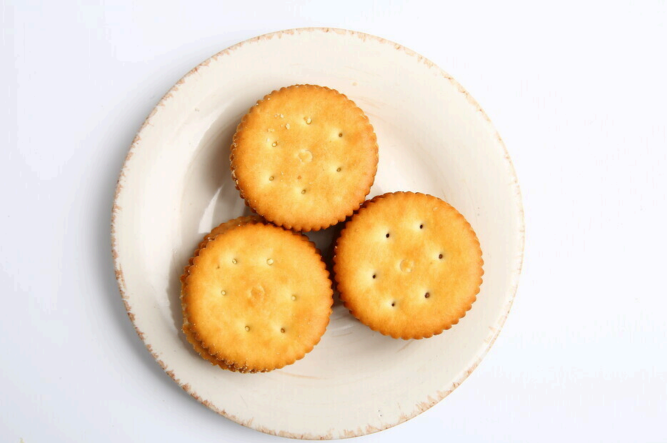
//> input picture resource/test.png, 1333 x 886 px (shown at 1/2 size)
$ ./main   (built with g++ and OpenCV 4)
//> lines starting //> are read from the running program, lines starting //| are printed output that depends on the picture; after the words box and inside, x2 and y2 are one past the last pixel; in counts of white or black regions, pixels touching at a corner belong together
#include <opencv2/opencv.hpp>
#include <iostream>
#include <string>
#include <vector>

using namespace cv;
using namespace std;
// 任务一；霍夫圆检测
// 任务一的滑动条参数
int g_minDist   = 137;
int g_param1    = 17;
int g_param2    = 76;
int g_minRadius = 10;
int g_maxRadius = 460;


Mat g_img;
Mat g_blurred;
Mat g_result;

static const char* kWinName = "Hough Circle Result";

void onTrackbar(int, void*) {

    g_result = g_img.clone();

    vector<Vec3f> circles;
    HoughCircles(g_blurred, circles, HOUGH_GRADIENT,
                 1, g_minDist, g_param1, g_param2, g_minRadius, g_maxRadius);
    // 按半径从大到小排序
    sort(circles.begin(), circles.end(), [](const Vec3f& a, const Vec3f& b) {
        return a[2] > b[2];
    });
    //绘制圆和文字
    Scalar textColor;
    double fontScale;
    int thickness;
    for (size_t i=0;i<circles.size();i++){
        Point center(cvRound(circles[i][0]), cvRound(circles[i][1]));
        int radius = cvRound(circles[i][2]);
        circle(g_result, center, radius, Scalar(255, 0, 0), 3);
        circle(g_result, center, 3, Scalar(0, 0, 255), -1);
        bool isPlate = (i==0);
        string text =(isPlate)?"plate":"cookie";
        if (isPlate) {
            textColor = Scalar(0, 165, 255);
            fontScale = radius / 150.0;
            thickness = max(2, (int)(fontScale * 2));
        } else {
            textColor = Scalar(0, 255, 0);
            fontScale = radius / 100.0;
            thickness = max(1, (int)(fontScale * 2));
        }

        int baseline=0;
        Size textSize=getTextSize(text,FONT_HERSHEY_SIMPLEX,fontScale,thickness,&baseline);
        int x=center.x-textSize.width/2;
        int y=center.y+textSize.height/2;
        if (isPlate) {
            y -= (radius-35);
        }
        putText(g_result,text,Point(x,y),FONT_HERSHEY_SIMPLEX,fontScale,textColor,thickness);
    }
    putText(g_result, "circles: " + to_string(circles.size()), Point(20, 40),
            FONT_HERSHEY_SIMPLEX, 1.0, Scalar(0, 255, 0), 2);

    imshow(kWinName, g_result);

}

int main() {
    Mat img = imread("resource/test.png");
//> img is the input picture: 886 rows x 1333 cols, CV_8UC3; mean B, G, R 202.5, 221.1, 235.8
    // Check for failure
    if (img.empty()) {
        cout << "Could not read the image" << endl;
        return -1;
    }

    //预处理图片
    Mat gray;
    // 转灰度图
    cvtColor(img, gray, COLOR_BGR2GRAY);
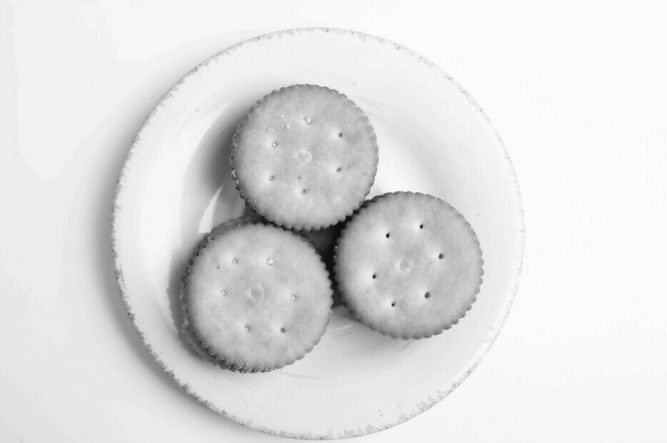
//> gray: 886 rows x 1333 cols, CV_8UC1 (shown at 1/2 size); min 9, max 254, mean 223.5
    // 高斯模糊
    Mat blurred;
    GaussianBlur(gray, blurred, Size(9, 9), 2, 2);

    g_img = img;
    g_blurred = blurred;

    namedWindow(kWinName, WINDOW_AUTOSIZE);

    // 创建滑动条
    createTrackbar("Min Dist",   kWinName, &g_minDist,   200, onTrackbar);
    createTrackbar("Param1",     kWinName, &g_param1,    300, onTrackbar);
    createTrackbar("Param2",     kWinName, &g_param2,    100, onTrackbar);
    createTrackbar("Min Radius", kWinName, &g_minRadius, 300, onTrackbar);
    createTrackbar("Max Radius", kWinName, &g_maxRadius, 500, onTrackbar);

    onTrackbar(0, 0);
//> in onTrackbar, `HoughCircles(g_blurred, circles, HOUGH_GRADIENT, 1, g_minDist, g_param..`: circles = 4 circles (x, y, radius): [633.5, 469.5, 415.4], [815.5, 531.5, 149], [607.5, 317.5, 141.3], [515.5, 595.5, 147.8]
//> in onTrackbar, `sort(circles.begin(), circles.end(), [](const Vec3f& a, const Vec3f& b..`: circles = 4 items: [633.5, 469.5, 415.4], [815.5, 531.5, 149], [515.5, 595.5, 147.8], [607.5, 317.5, 141.3]
//> the loop in onTrackbar, `for (size_t i=0;i<circles.size();i++)` made 4 passes
//> (center, radius, fontScale, thickness, baseline, textSize, x, y) on passes 1 to 4: (Point(634, 470), 415, 2.77, 5, 27, Size(215, 61), 527, 120), (Point(816, 532), 149, 1.49, 2, 14, Size(150, 32), 741, 548), (Point(516, 596), 148, 1.48, 2, 14, Size(149, 32), 442, 612), (Point(608, 318), 141, 1.41, 2, 14, Size(142, 31), 537, 333)
//> pass 1, in onTrackbar, `putText(g_result,text,Point(x,y),FONT_HERSHEY_SIMPLEX,fontScale,textCo..`:
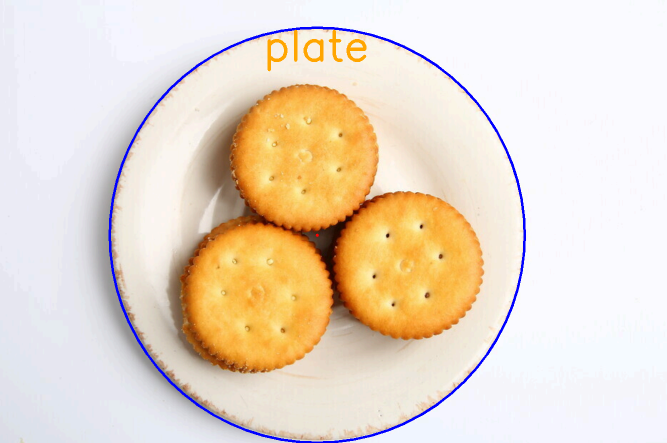
//> g_result: 886 rows x 1333 cols, CV_8UC3 (shown at 1/2 size); 1.42% of pixels changed, all inside (x1, y1, x2, y2) = (217, 53, 1052, 886)
//> pass 2, in onTrackbar, `putText(g_result,text,Point(x,y),FONT_HERSHEY_SIMPLEX,fontScale,textCo..`:
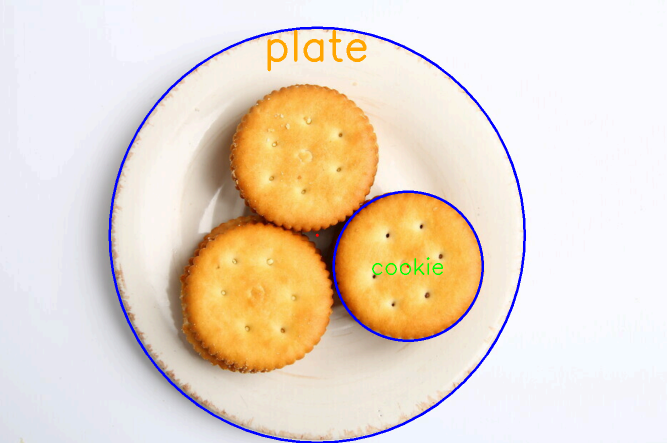
//> g_result: 886 rows x 1333 cols, CV_8UC3 (shown at 1/2 size); 0.49% of pixels changed, all inside (x1, y1, x2, y2) = (665, 381, 968, 684)
//> pass 3, in onTrackbar, `putText(g_result,text,Point(x,y),FONT_HERSHEY_SIMPLEX,fontScale,textCo..`:
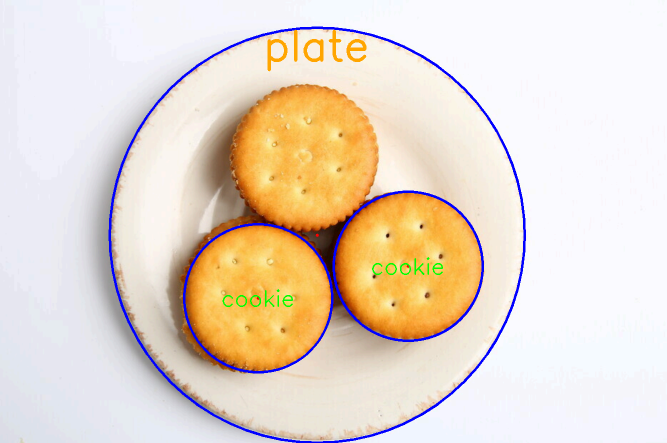
//> g_result: 886 rows x 1333 cols, CV_8UC3 (shown at 1/2 size); 0.47% of pixels changed, all inside (x1, y1, x2, y2) = (366, 446, 667, 747)
//> after the loop in onTrackbar, `for (size_t i=0;i<circles.size();i++)`:
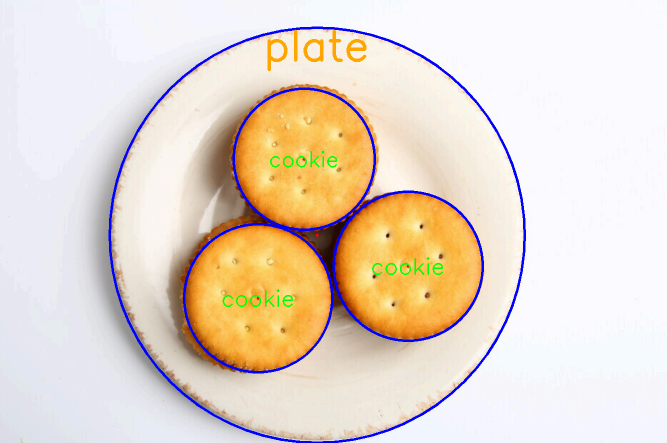
//> g_result: 886 rows x 1333 cols, CV_8UC3 (shown at 1/2 size); 0.46% of pixels changed, all inside (x1, y1, x2, y2) = (465, 175, 752, 462)
//> in onTrackbar, `putText(g_result, "circles: " + to_string(circles.size()), Point(20, 4..`:
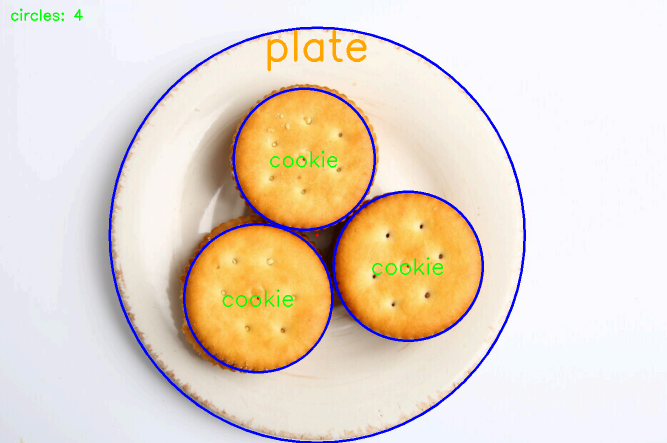
//> g_result: 886 rows x 1333 cols, CV_8UC3 (shown at 1/2 size); 0.08% of pixels changed, all inside (x1, y1, x2, y2) = (22, 17, 166, 42)

    waitKey(0);
    return 0;
}
